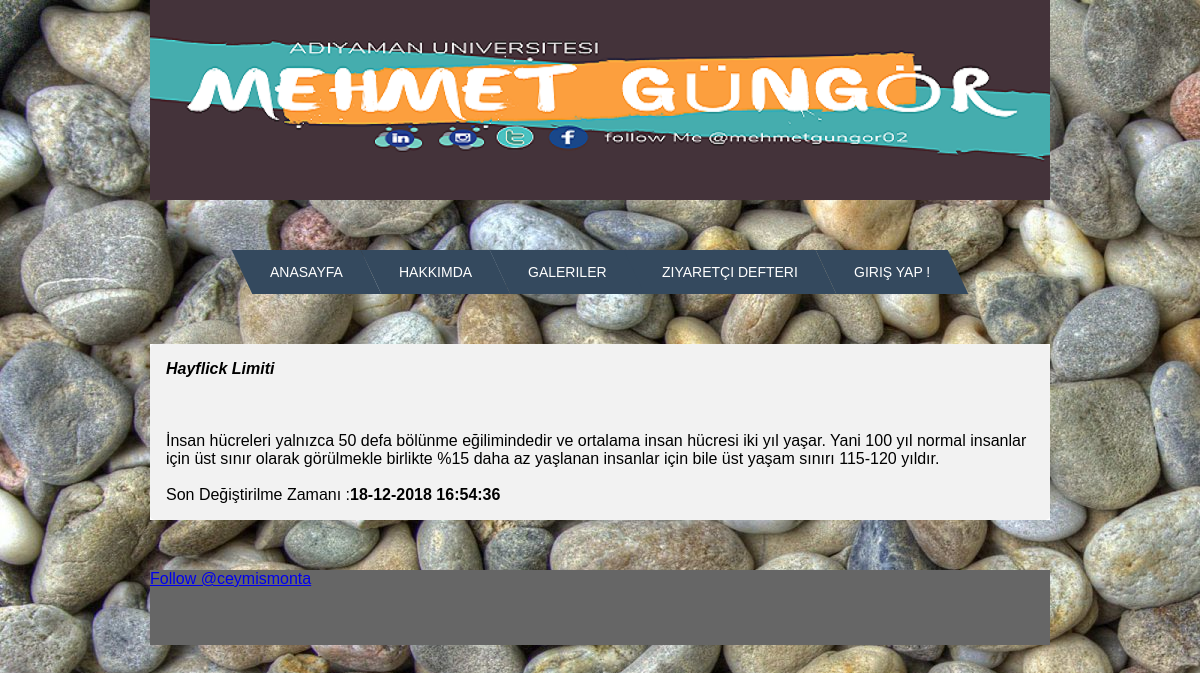
The page /haberoku.php?id=29 on the database its author committed.
### tables this page shows
CREATE TABLE `postlar` (
  `post_id` int(25) NOT NULL,
  `post_baslik` varchar(75) NOT NULL,
  `post_konu` varchar(75) NOT NULL,
  `post` varchar(1000) NOT NULL,
  `tarih` varchar(20) NOT NULL
);

### haberoku.php (the view, shortened to what this page needs)
<link rel="stylesheet" href="ziyaretci.css">
<body>
<?php include "header.php" ?>
<?php include "menu.php" ?>
<div id="icerik">
<?php
$id = $_GET['id'];
$haber_goster = mysql_query("SELECT * FROM postlar WHERE post_id=$id");
$makale_goster_yeni = mysql_fetch_array($haber_goster);
?>
<div class="container">
<form action="post.php" method="post">
<label for="fname"><i><strong><?php echo $makale_goster_yeni['post_baslik']; ?></strong></i></label> <br>
    <label for="lname"><u> <?php echo "<br>" .$makale_goster_yeni['post_konu']; ?> </u></label>  <br>
    <label for="subject"> <?php echo "<br>" .$makale_goster_yeni['post']; ?></label> <br/>
    <label for="subject"><br /> Son Değiştirilme Zamanı :<b><?php echo $makale_goster_yeni['tarih']; ?></b></label><br />
  </form>
</div>
</div>
</body>
<?php include "footer.php" ?>

### ziyaretci.css (style rules this page uses)
.container { border-radius: 5px; background-color: #f2f2f2; padding: 20px; }
body { font-family: Arial, Helvetica, sans-serif; }
.container { padding: 16px; }

### style.css (style rules this page uses)
body { background-image:url(images/background.jpg); }
#icerik { font:Arial, Helvetica, sans-serif 20px; background-color:#FFF; color:#000; height:auto; width:900px; margin-top:10px; margin-right:auto; margin-left:auto; }
* { margin:0; padding:0; }

### rows shown on the page
postlar: post_baslik "Hayflick Limiti", post "İnsan hücreleri yalnızca 50 defa bölünme eğilimindedir ve ortalama insan hücresi iki yıl yaşar. Yani 100 yıl normal insanlar için üst sınır olarak görülmekle birlikte %15 daha az yaşlanan insanlar için bile üst yaşam sınırı 115-120 yıldır.", tarih "18-12-2018 16:54:36"
